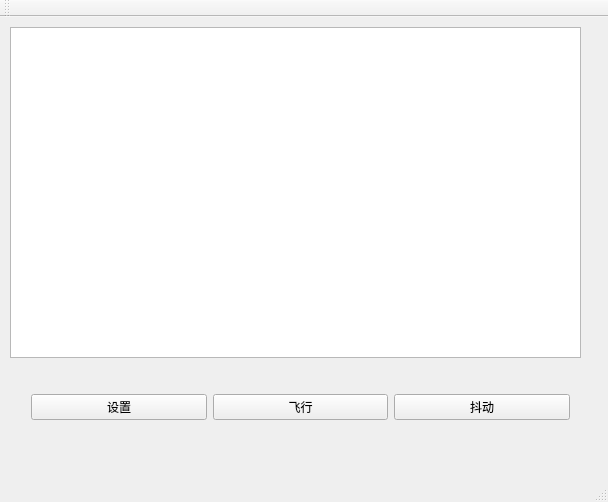
<?xml version="1.0" encoding="UTF-8"?>
<ui version="4.0">
 <class>FlyingBoxClass</class>
 <widget class="QMainWindow" name="FlyingBoxClass">
  <property name="geometry">
   <rect>
    <x>0</x>
    <y>0</y>
    <width>608</width>
    <height>502</height>
   </rect>
  </property>
  <property name="windowTitle">
   <string>FlyingBox</string>
  </property>
  <widget class="QWidget" name="centralWidget">
   <widget class="QTextEdit" name="textEdit">
    <property name="geometry">
     <rect>
      <x>10</x>
      <y>10</y>
      <width>571</width>
      <height>331</height>
     </rect>
    </property>
    <property name="font">
     <font>
      <pointsize>20</pointsize>
     </font>
    </property>
   </widget>
   <widget class="QWidget" name="horizontalLayoutWidget">
    <property name="geometry">
     <rect>
      <x>20</x>
      <y>350</y>
      <width>561</width>
      <height>80</height>
     </rect>
    </property>
    <layout class="QHBoxLayout" name="horizontalLayout">
     <item>
      <widget class="QPushButton" name="pushButton_setup">
       <property name="text">
        <string>设置</string>
       </property>
      </widget>
     </item>
     <item>
      <widget class="QPushButton" name="pushButton_fly">
       <property name="text">
        <string>飞行</string>
       </property>
      </widget>
     </item>
     <item>
      <widget class="QPushButton" name="pushButton_shake">
       <property name="text">
        <string>抖动</string>
       </property>
      </widget>
     </item>
    </layout>
   </widget>
  </widget>
  <widget class="QMenuBar" name="menuBar">
   <property name="geometry">
    <rect>
     <x>0</x>
     <y>0</y>
     <width>608</width>
     <height>26</height>
    </rect>
   </property>
  </widget>
  <widget class="QToolBar" name="mainToolBar">
   <attribute name="toolBarArea">
    <enum>TopToolBarArea</enum>
   </attribute>
   <attribute name="toolBarBreak">
    <bool>false</bool>
   </attribute>
  </widget>
  <widget class="QStatusBar" name="statusBar"/>
 </widget>
 <layoutdefault spacing="6" margin="11"/>
 <resources>
  <include location="flyingbox.qrc"/>
 </resources>
 <connections/>
</ui>
